Frame 1 (no input): blank canvas, image omitted
Frame 60 (the mouse pressed at the canvas centre just before this capture): blank canvas, image omitted
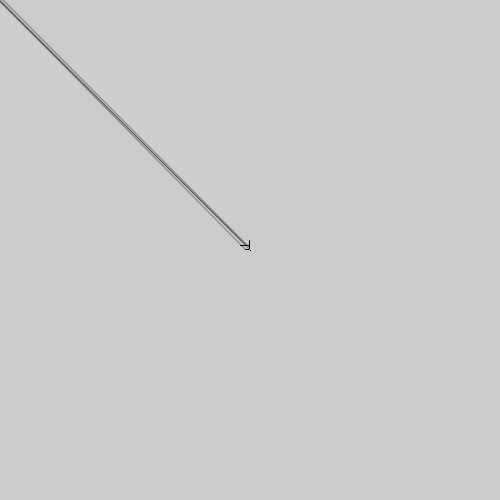
Frame 120 (the mouse held since frame 60 and released just before this capture)

The Processing sketch whose frames 1 and 60 were blank and that drew this single picture after the mouse press (run headless with seeded random() and noise(); from frame 60 on, the mouse is pressed at the canvas centre):

// Processing sketch: processing_11633
// ── processing_11633.pde

void setup() {
  size(500, 500);
  smooth();
}

void draw() {
  if(mousePressed == true){
    blurredLine(pmouseX, pmouseY, mouseX, mouseY);
  }
}

void blurredLine(float x1, float y1, float x2, float y2) {
  //ここから
  
  stroke(0, 0, 0, 100);
  line(x1-random(1, 10), y1-5, x2-4, y2-5);
  line(x1-1, y1-random(1, 10), x2-1, y2-3);
  line(x1-2, y1-1, x2-random(2, 5), y2-1);
  line(x1, y1, x2, y2);
  //ここまでを書き替える
}

void keyPressed() {
  //キーボートをクリックしたときに画像を保存
  save("blurredLine.png");
}
